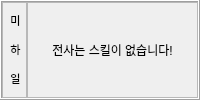
                      <widget class="QFrame" name="Frame_Class1">
                       <property name="enabled">
                        <bool>true</bool>
                       </property>
                       <property name="maximumSize">
                        <size>
                         <width>16777215</width>
                         <height>16777215</height>
                        </size>
                       </property>
                       <property name="frameShape">
                        <enum>QFrame::Box</enum>
                       </property>
                       <property name="frameShadow">
                        <enum>QFrame::Raised</enum>
                       </property>
                       <layout class="QGridLayout" name="gridLayout_35">
                        <property name="leftMargin">
                         <number>0</number>
                        </property>
                        <property name="topMargin">
                         <number>0</number>
                        </property>
                        <property name="rightMargin">
                         <number>0</number>
                        </property>
                        <property name="bottomMargin">
                         <number>0</number>
                        </property>
                        <property name="spacing">
                         <number>0</number>
                        </property>
                        <item row="0" column="0">
                         <widget class="QFrame" name="Frame_Class1_Name">
                          <property name="maximumSize">
                           <size>
                            <width>25</width>
                            <height>16777215</height>
                           </size>
                          </property>
                          <property name="frameShape">
                           <enum>QFrame::StyledPanel</enum>
                          </property>
                          <property name="frameShadow">
                           <enum>QFrame::Raised</enum>
                          </property>
                          <layout class="QGridLayout" name="gridLayout_36">
                           <property name="leftMargin">
                            <number>0</number>
                           </property>
                           <property name="topMargin">
                            <number>0</number>
                           </property>
                           <property name="rightMargin">
                            <number>0</number>
                           </property>
                           <property name="bottomMargin">
                            <number>0</number>
                           </property>
                           <property name="spacing">
                            <number>0</number>
                           </property>
                           <item row="0" column="0">
                            <widget class="QLabel" name="Class1_Name_Label">
                             <property name="minimumSize">
                              <size>
                               <width>25</width>
                               <height>0</height>
                              </size>
                             </property>
                             <property name="text">
                              <string>&lt;html&gt;&lt;head/&gt;&lt;body&gt;&lt;p align=&quot;center&quot;&gt;&lt;span style=&quot; font-size:8pt;&quot;&gt;미&lt;/span&gt;&lt;/p&gt;&lt;p align=&quot;center&quot;&gt;&lt;span style=&quot; font-size:8pt;&quot;&gt;하&lt;/span&gt;&lt;/p&gt;&lt;p align=&quot;center&quot;&gt;&lt;span style=&quot; font-size:8pt;&quot;&gt;일&lt;/span&gt;&lt;/p&gt;&lt;/body&gt;&lt;/html&gt;</string>
                             </property>
                            </widget>
                           </item>
                          </layout>
                         </widget>
                        </item>
                        <item row="0" column="1">
                         <widget class="QFrame" name="Frame_Class1_Skill1">
                          <property name="enabled">
                           <bool>true</bool>
                          </property>
                          <property name="frameShape">
                           <enum>QFrame::StyledPanel</enum>
                          </property>
                          <property name="frameShadow">
                           <enum>QFrame::Raised</enum>
                          </property>
                          <layout class="QGridLayout" name="gridLayout_37">
                           <property name="leftMargin">
                            <number>0</number>
                           </property>
                           <property name="topMargin">
                            <number>0</number>
                           </property>
                           <property name="rightMargin">
                            <number>0</number>
                           </property>
                           <property name="bottomMargin">
                            <number>0</number>
                           </property>
                           <property name="spacing">
                            <number>0</number>
                           </property>
                           <item row="0" column="0">
                            <widget class="QLabel" name="Class1_Skill1_Label">
                             <property name="enabled">
                              <bool>true</bool>
                             </property>
                             <property name="text">
                              <string>&lt;html&gt;&lt;head/&gt;&lt;body&gt;&lt;p align=&quot;center&quot;&gt;전사는 스킬이 없습니다!&lt;/p&gt;&lt;/body&gt;&lt;/html&gt;</string>
                             </property>
                            </widget>
                           </item>
                          </layout>
                         </widget>
                        </item>
                       </layout>
                      </widget>
